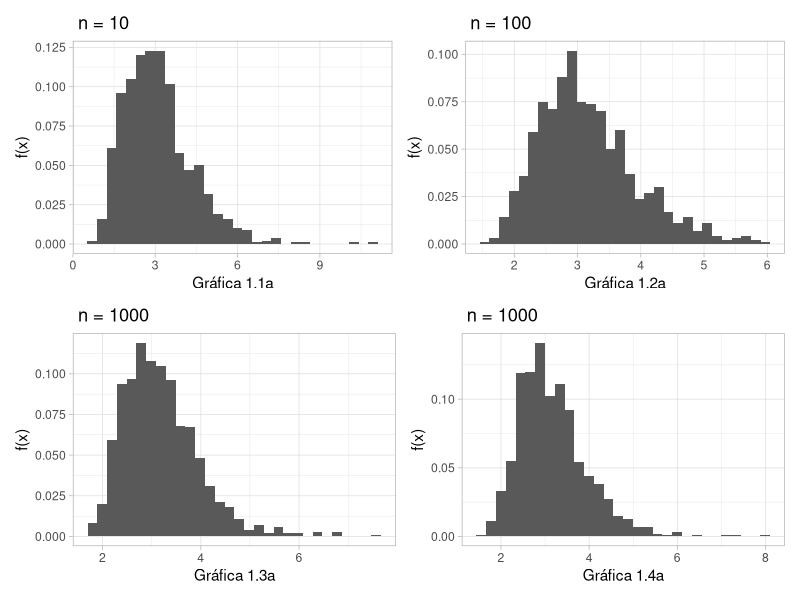
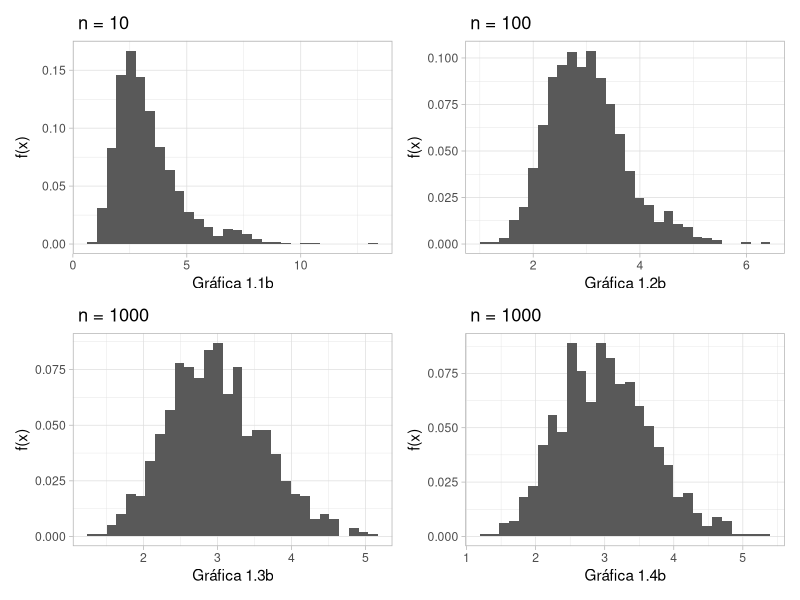
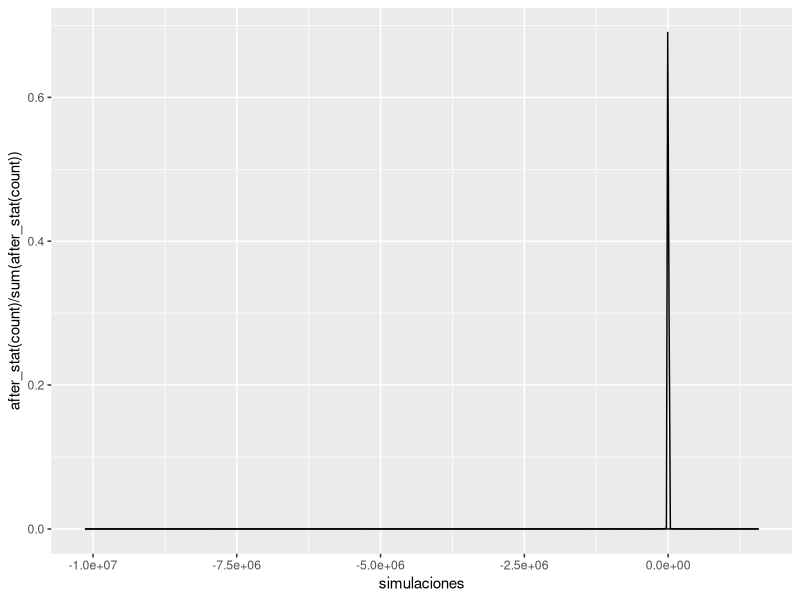
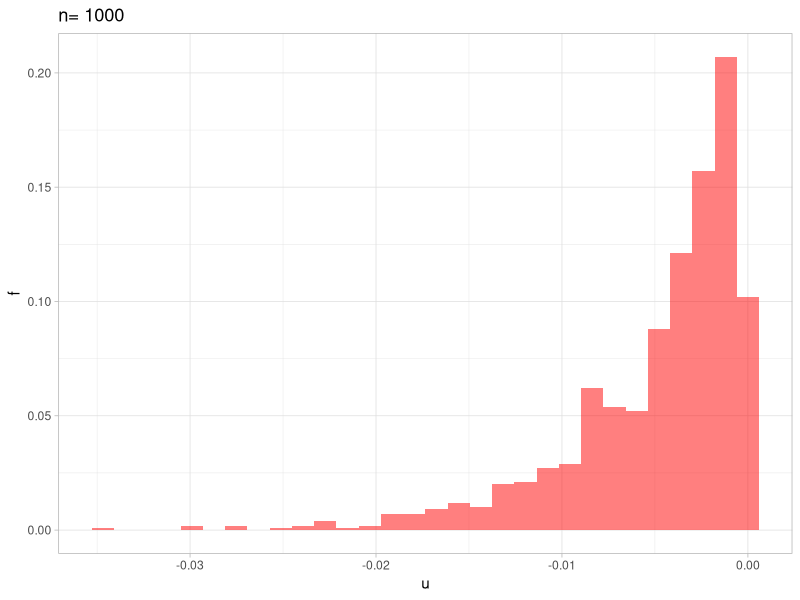
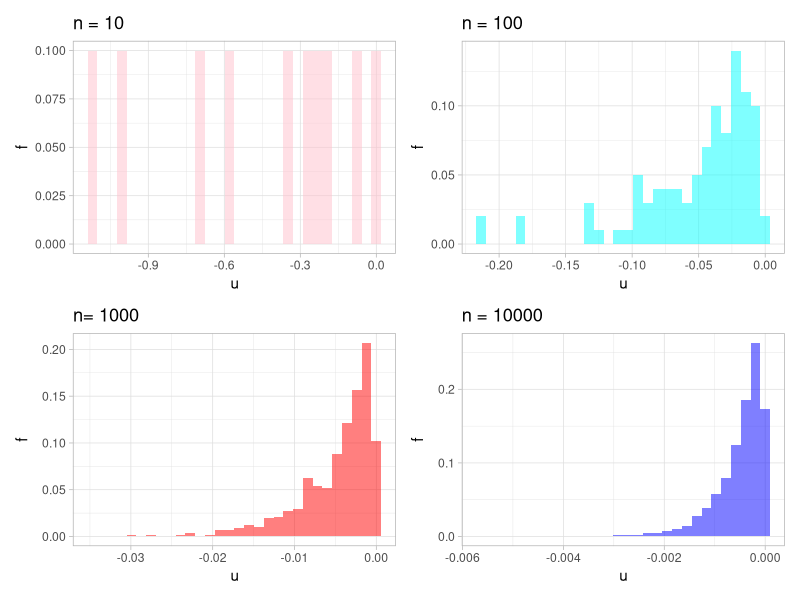
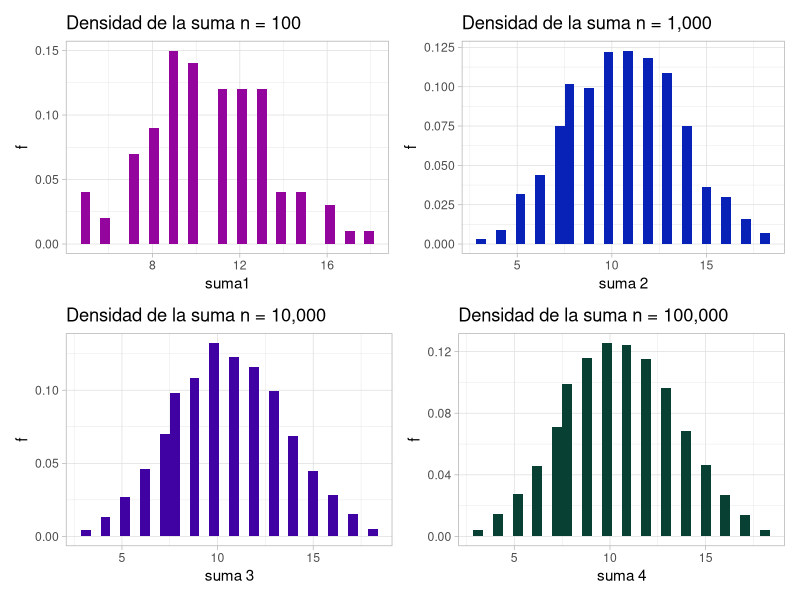

The R source for these figures, in order: (Note: a time limit stopped this script after it produced the figures.)
## ---- chunk 1
library(dplyr)
library(ggplot2)
library(patchwork)
library(magrittr)
## ---- chunk 2

    n1 <- 10
    m <- 20
    num_sim <- 1000

    simulaciones1 <- replicate(num_sim, {
      Xbarra <- mean ( rexp (n1,rate = 5 ) )
      Ybarra <- mean ( rexp (m,rate = 15 ) )
      t <- Xbarra/Ybarra
      t
    })

    n2 <- 100
    simulaciones2 <- replicate(num_sim, {
      Xbarra <- mean ( rexp (n2,rate = 5 ) )
      Ybarra <- mean ( rexp (m,rate = 15 ) )
      t <- Xbarra/Ybarra
      t
    })

    n3 <- 1000
    simulaciones3 <- replicate(num_sim, {
      Xbarra <- mean ( rexp (n3,rate = 5 ) )
      Ybarra <- mean ( rexp (m,rate = 15 ) )
      t <- Xbarra/Ybarra
      t
    })

    n4 <- 10000
    simulaciones4 <- replicate(num_sim, {
      Xbarra <- mean ( rexp (n4,rate = 5 ) )
      Ybarra <- mean ( rexp (m,rate = 15 ) )
      t <- Xbarra/Ybarra
      t
    })


    df_simulaciones_1 <- data.frame(simulaciones1)
    graf_1a <- df_simulaciones_1 %>% ggplot() + 
      geom_histogram(aes(simulaciones1,y=after_stat(count)/sum(after_stat(count)))) +
      ggtitle(" n = 10") + ylab("f(x)") + xlab("Gráfica 1.1a") + 
      theme_light()

    df_simulaciones_2 <- data.frame(simulaciones2)
    graf_2a <- df_simulaciones_2 %>% ggplot() + 
      geom_histogram(aes(simulaciones2,y=after_stat(count)/sum(after_stat(count)))) +
      ggtitle(" n = 100") + ylab("f(x)") + xlab("Gráfica 1.2a") + 
      theme_light()

    df_simulaciones_3 <- data.frame(simulaciones3)
    graf_3a <- df_simulaciones_3 %>% ggplot() + 
      geom_histogram(aes(simulaciones3,y=after_stat(count)/sum(after_stat(count)))) +
      ggtitle(" n = 1000") + ylab("f(x)") + xlab("Gráfica 1.3a") + 
      theme_light()

    df_simulaciones_4 <- data.frame(simulaciones4)
    graf_4a <- df_simulaciones_4 %>% ggplot() + 
      geom_histogram(aes(simulaciones4,y=after_stat(count)/sum(after_stat(count)))) +
      ggtitle(" n = 1000") + ylab("f(x)") + xlab("Gráfica 1.4a") + 
      theme_light()


    (graf_1a | graf_2a) / (graf_3a | graf_4a)
## ---- chunk 3
    m1 <- 10
    n <- 20
    num_sim <- 1000

    simulaciones1b <- replicate(num_sim, {
      Xbarra <- mean ( rexp (n,rate = 5 ) )
      Ybarra <- mean ( rexp (m1,rate = 15 ) )
      t <- Xbarra/Ybarra
      t
    })

    m2 <- 100
    simulaciones2b <- replicate(num_sim, {
      Xbarra <- mean ( rexp (n,rate = 5 ) )
      Ybarra <- mean ( rexp (m2,rate = 15 ) )
      t <- Xbarra/Ybarra
      t
    })

    m3 <- 1000
    simulaciones3b <- replicate(num_sim, {
      Xbarra <- mean ( rexp (n,rate = 5 ) )
      Ybarra <- mean ( rexp (m3,rate = 15 ) )
      t <- Xbarra/Ybarra
      t
    })

    m4 <- 10000
    simulaciones4b <- replicate(num_sim, {
      Xbarra <- mean ( rexp (n,rate = 5 ) )
      Ybarra <- mean ( rexp (m4,rate = 15 ) )
      t <- Xbarra/Ybarra
      t
    })

    df_simulaciones_1b <- data.frame(simulaciones1b)
    graf_1b <- df_simulaciones_1b %>% ggplot() + 
      geom_histogram(aes(simulaciones1b,y=after_stat(count)/sum(after_stat(count)))) +
      ggtitle(" n = 10") + ylab("f(x)") + xlab("Gráfica 1.1b") + 
      theme_light()


    df_simulaciones_2b <- data.frame(simulaciones2b)
    graf_2b <- df_simulaciones_2b %>% ggplot() + 
      geom_histogram(aes(simulaciones2b,y=after_stat(count)/sum(after_stat(count)))) +
      ggtitle(" n = 100") + ylab("f(x)") + xlab("Gráfica 1.2b") + 
      theme_light()


    df_simulaciones_3b <- data.frame(simulaciones3b)
    graf_3b <- df_simulaciones_3b %>% ggplot() + 
      geom_histogram(aes(simulaciones3b,y=after_stat(count)/sum(after_stat(count)))) +
      ggtitle(" n = 1000") + ylab("f(x)") + xlab("Gráfica 1.3b") + 
      theme_light()


    df_simulaciones_4b <- data.frame(simulaciones4b)
    graf_4b <- df_simulaciones_4b %>% ggplot() + 
      geom_histogram(aes(simulaciones4b,y=after_stat(count)/sum(after_stat(count)))) +
      ggtitle(" n = 1000") + ylab("f(x)") + xlab("Gráfica 1.4b") + 
      theme_light()


    (graf_1b | graf_2b) / (graf_3b | graf_4b)
## ---- chunk 4
n<-10000

simulaciones <- replicate(n, {
  U <-  sqrt(n) * (sum(rnorm(n, 0,1 ))/(sum(rnorm(n, 0,1 ))**2))
U
})
df_simuls <- data.frame(simulaciones = simulaciones)

densidad2 <- df_simuls %>% ggplot() +
  geom_density(aes(x = simulaciones,y = after_stat(count)/sum(after_stat(count) )))+stat_function(fun = dnorm, args = list(mean = 0, sd = 1))
densidad2
## ---- chunk 5


n <- 10

simulaciones <- replicate(n, {
u <- max(runif(n,0,5)) - 5
u
})

df_simuls <- data.frame(simulaciones = simulaciones)

grafica1 <- df_simuls %>% ggplot() +
  geom_histogram(aes(x = simulaciones,
  y=..count../sum(..count..)), size=1, fill = "pink", alpha = 0.5) +
  ggtitle(paste("n = 10")) +
  ylab("f") + xlab("u") + theme_light()


n <- 100

simulaciones <- replicate(n, {
u <- max(runif(n,0,5)) - 5
u
})

df_simuls <- data.frame(simulaciones = simulaciones)

grafica2 <- df_simuls %>% ggplot() +
  geom_histogram(aes(x = simulaciones,
  y=..count../sum(..count..)), size=1, fill = "cyan", alpha = 0.5) +
  ggtitle(paste("n = 100")) +
  ylab("f") + xlab("u") + theme_light()



n <- 1000

simulaciones <- replicate(n, {
u <- max(runif(n,0,5)) - 5
u
})

df_simuls <- data.frame(simulaciones = simulaciones)

grafica3 <- df_simuls %>% ggplot() +
  geom_histogram(aes(x = simulaciones,
  y=..count../sum(..count..)), size=1, fill = "red", alpha = 0.5) +
  ggtitle(paste("n= 1000")) +
  ylab("f") + xlab("u") + theme_light()
grafica3


n <- 10000

simulaciones <- replicate(n, {
u <- max(runif(n,0,5)) - 5
u
})

df_simuls <- data.frame(simulaciones = simulaciones)

grafica4 <- df_simuls %>% ggplot() +
  geom_histogram(aes(x = simulaciones,
  y=..count../sum(..count..)), size=1, fill = "blue", alpha = 0.5) +
  ggtitle(paste("n = 10000")) +
  ylab("f") + xlab("u") + theme_light()

grafica1 + grafica2 + grafica3 + grafica4
## ---- chunk 6
    caras_del_dado <- 1:6
    num_dados <- 3
    num_sim <- 100000
    vector_simuls <- c()
    for(i in 1:num_sim){
      simulacion <- sample(x = caras_del_dado, size = num_dados, replace = TRUE)
      valor_simulacion <- sum(simulacion)
      vector_simuls <- c(vector_simuls,valor_simulacion)
    }
    head(vector_simuls)
## ---- chunk 7

    df <- data.frame(suma1 = vector_simuls[1:100],suma2 = vector_simuls[1:1000], suma3 = vector_simuls[1:10000], suma4 = vector_simuls[1:100000])


    grafica1 <- df %>% ggplot() +
      geom_histogram(aes(x = suma1,y=after_stat(count)/sum(after_stat(count))),linewidth=1000, fill = "#93059C") +
      ggtitle("Densidad de la suma n = 100") + ylab("f") + xlab("suma1") + 
      theme_light()


    grafica2 <- df %>% ggplot() +
      geom_histogram(aes(x = suma2,y=after_stat(count)/sum(after_stat(count))),linewidth=100, fill = "#0822B7") +
      ggtitle("Densidad de la suma n = 1,000") + ylab("f") + xlab("suma 2") + theme_light()


    grafica3 <- df %>% ggplot() +
      geom_histogram(aes(x = suma3,y=after_stat(count)/sum(after_stat(count))),linewidth=100, fill = "#4102A3") +
      ggtitle("Densidad de la suma n = 10,000") + ylab("f") + xlab("suma 3") + theme_light()


    grafica4 <- df %>% ggplot() +
      geom_histogram(aes(x = suma4,y=after_stat(count)/sum(after_stat(count))),linewidth=100, fill = "#084033") +
      ggtitle("Densidad de la suma n = 100,000") + ylab("f") + xlab("suma 4") + theme_light()


    (grafica1 | grafica2) / (grafica3 | grafica4)
## ---- chunk 8
    simuls_satisfacen1 <- vector_simuls[1:100] <= 3

    proba_estimada1 <- sum(simuls_satisfacen1)/length(simuls_satisfacen1)

    simuls_satisfacen2 <- vector_simuls[1:1000] <= 3

    proba_estimada2 <- sum(simuls_satisfacen2)/length(simuls_satisfacen2)

    simuls_satisfacen3 <- vector_simuls[1:10000] <= 3

    proba_estimada3 <- sum(simuls_satisfacen3)/length(simuls_satisfacen3)

    simuls_satisfacen4 <- vector_simuls[1:100000] <= 3

    proba_estimada4 <- sum(simuls_satisfacen4)/length(simuls_satisfacen4)


    cat("\n Con 100 simulaciones la P(X ≤ 3) = ", proba_estimada1,"\n Con 1000 simulaciones la P(X ≤ 3) = ", proba_estimada2,"\n Con 10000 simulaciones la P(X ≤ 3) = ", proba_estimada3, "\n Con 100000 simulaciones la P(X ≤ 3) = ", proba_estimada4)
## ---- chunk 9

    i <- 10
    simuls_satisfacen <- vector_simuls <= 3
    satisfacen <- simuls_satisfacen[1:i]
    satisfacen

    proba_estimada <- sum(satisfacen)/length(satisfacen)
    proba_estimada


    probabilidades_estimadas <- c()

    for(i in 10:length(simuls_satisfacen)){
      satisfacen <- simuls_satisfacen[1:i]
      proba_estimada <- sum(satisfacen)/length(satisfacen)
      probabilidades_estimadas <- c(probabilidades_estimadas, proba_estimada)
    }


    df_probas <- data.frame(n = 10:length(simuls_satisfacen),
                            probabilidades = probabilidades_estimadas)
    df_probas %>% tail()

    df_probas %>% ggplot() +
      geom_line(aes(x = n, y = probabilidades)) +
      theme_light()
## ---- chunk 10
#a
n <- 100000
numero_de_bola <- 1:7
vec5 <- c()
for(i in 1:n){
sim <- sample(numero_de_bola,2,replace = F)
res <- sum(sim)
vec5<-c(vec5,res)
}
## ---- chunk 11
#b
df_bolas <- data.frame(v1 = vec5[1:100],v2 = vec5[1:1000],v3 = vec5[1:10000],v4 = vec5[1:100000])



q1 <- ggplot(df_bolas, aes(x = v1)) + geom_histogram(fill = "cyan", alpha = 0.5) +
  ggtitle("n = 100")
q2 <- ggplot(df_bolas, aes(x = v2)) + geom_histogram(fill = "green", alpha = 0.5) +
  ggtitle("n = 1000")
q3 <- ggplot(df_bolas, aes(x = v3)) + geom_histogram(fill = "orange", alpha = 0.5) +
  ggtitle("n = 10000")
q4 <- ggplot(df_bolas, aes(x = v4)) + geom_histogram(fill = "red", alpha = 0.5) +
  ggtitle("n = 100000")


q1+q2+q3+q4
## ---- chunk 12
simuls_satisfacen <- vec <= 10
satisfacen <- simuls_satisfacen[1:n]
proba_estimada <- sum(satisfacen)/length(satisfacen)

probabilidades_estimadas <- c()
for(i in 10:length(simuls_satisfacen)){
  satisfacen <- simuls_satisfacen[1:i]
  proba_estimada <- sum(satisfacen)/length(satisfacen)
  probabilidades_estimadas <- c(probabilidades_estimadas, proba_estimada)
}

df_probas <- data.frame(n = 10:length(simuls_satisfacen),
                        probabilidades = probabilidades_estimadas)

grafica5 <- df_probas %>% ggplot() +
  geom_line(aes(n, probabilidades)) +
  theme_light()
grafica5
## ---- chunk 13
#a
n <- 100000
numero_de_bola <- 1:7
vec5 <- c()
for(i in 1:n){
  sim <- sample(numero_de_bola,2,replace = T)
  res <- sum(sim)
  vec5<-c(vec5,res)
}
## ---- chunk 14
#b
df_bolas <- data.frame(v1 = vec5[1:100],v2 = vec5[1:1000],v3 = vec5[1:10000],v4 = vec5[1:100000])



q1 <- ggplot(df_bolas, aes(x = v1)) + geom_histogram(fill = "cyan", alpha = 0.5) +
  ggtitle("n = 100")
q2 <- ggplot(df_bolas, aes(x = v2)) + geom_histogram(fill = "green", alpha = 0.5) +
  ggtitle("n = 1000")
q3 <- ggplot(df_bolas, aes(x = v3)) + geom_histogram(fill = "orange", alpha = 0.5) +
  ggtitle("n = 10000")
q4 <- ggplot(df_bolas, aes(x = v4)) + geom_histogram(fill = "red", alpha = 0.5) +
  ggtitle("n = 100000")


q1+q2+q3+q4
## ---- chunk 15
#c
simuls_satisfacen <- vec <= 10
satisfacen <- simuls_satisfacen[1:n]
proba_estimada <- sum(satisfacen)/length(satisfacen)

probabilidades_estimadas <- c()
for(i in 10:length(simuls_satisfacen)){
  satisfacen <- simuls_satisfacen[1:i]
  proba_estimada <- sum(satisfacen)/length(satisfacen)
  probabilidades_estimadas <- c(probabilidades_estimadas, proba_estimada)
}

df_probas <- data.frame(n = 10:length(simuls_satisfacen),
                        probabilidades = probabilidades_estimadas)

grafica4 <- df_probas %>% ggplot() +
  geom_line(aes(n, probabilidades)) +
  theme_light()
grafica4

## ---- chunk 16
    n <- 1000
    num_alumnos <- 50
    l <- num_alumnos* n
    cv <- c(1:l)
    alu <- c()


    for (i in 1:l) {
      alu[i] = cv[i]  - (num_alumnos * floor((i-1)/num_alumnos))
    }
    #alu

    vectores <- list()
    for (i in 1:n) {
      vectores[[i]] <- sample(x = num_alumnos, size = num_alumnos, replace = FALSE)
    }

    #vectores

    vector_concatenado <- c()

    for (i in 1:n) {
      vector_concatenado <- c(vector_concatenado, vectores[[i]])
    }

    #vector_concatenado


    df_alumnos_clavesort <- data.frame(alumno = alu, clave_Sorte = vector_concatenado)
    #df_alumnos_clavesort
    df_alumnos_clavesort$igual <- df_alumnos_clavesort$alumno == df_alumnos_clavesort$clave_Sorte
    #df_alumnos_clavesort$igual

    vector_coicidencias <- c()
    coincidencias <-0
    for (i in 1:n) {
      coincidencias <-0
      for (j in 1:num_alumnos) {
        
        if (j == vectores[[i]][j]) coincidencias = coincidencias +  1
      }
      #print(coincidencias)  
      vector_coicidencias <- c(vector_coicidencias,coincidencias)
    }

    df <- data.frame(suma1 = vector_coicidencias[1:100],suma2 = vector_coicidencias[1:1000], suma3 = vector_coicidencias[1:10000], suma4 = vector_coicidencias[1:100000])
    #df
## ---- chunk 17
    grafica1 <- df %>% ggplot() +
      geom_histogram(aes(x = suma1,y=after_stat(count)/sum(after_stat(count))),linewidth=1000, fill = "#93059C") +
      ggtitle("Densidad de n = 100") + ylab("f(x)") + xlab("coincidencias") + theme_light()

    grafica2 <- df %>% ggplot() +
      geom_histogram(aes(x = suma2,y=after_stat(count)/sum(after_stat(count))),linewidth=100, fill = "#0822B7") +
      ggtitle("Densidad de  n = 1,000") + ylab("f(x)") + xlab("coincidencias") + theme_light()

    grafica3 <- df %>% ggplot() +
      geom_histogram(aes(x = suma3,y=after_stat(count)/sum(after_stat(count))),linewidth=100, fill = "#4102A3") +
      ggtitle("Densidad de n = 10,000") + ylab("f(x)") + xlab("coincidencias") + theme_light()


    grafica4 <- df %>% ggplot() +
      geom_histogram(aes(x = suma4,y=after_stat(count)/sum(after_stat(count))),linewidth=100, fill = "#084033") +
      ggtitle("Densidad de n = 100,000") + ylab("f(x)") + xlab("coincidencias") + theme_light()


    (grafica1 | grafica2) / (grafica3 | grafica4)

## ---- chunk 18
    simuls_satisfacen1 <- vector_coicidencias[1:100] <= 15

    proba_estimada1 <- sum(simuls_satisfacen1)/length(simuls_satisfacen1)

    simuls_satisfacen2 <- vector_coicidencias[1:1000] <= 15

    proba_estimada2 <- sum(simuls_satisfacen2)/length(simuls_satisfacen2)

    simuls_satisfacen3 <- vector_coicidencias[1:10000] <= 15

    proba_estimada3 <- sum(simuls_satisfacen3)/length(simuls_satisfacen3)

    simuls_satisfacen4 <- vector_coicidencias[1:100000] <= 15

    proba_estimada4 <- sum(simuls_satisfacen4)/length(simuls_satisfacen4)

    cat("\n Con 100 simulaciones la P(X ≤ 15) = ", proba_estimada1,"\n Con 1000 simulaciones la P(X ≤ 15) = ", proba_estimada2,"\n Con 10000 simulaciones la P(X ≤ 15) = ", proba_estimada3, "\n Con 100000 simulaciones la P(X ≤ 15) = ", proba_estimada4)
## ---- chunk 19
    i <- 10
    simuls_satisfacen <- vector_coicidencias <= 15
    satisfacen <- simuls_satisfacen[1:i]
    satisfacen

    proba_estimada <- sum(satisfacen)/length(satisfacen)
    proba_estimada


    probabilidades_estimadas <- c()

    for(i in 10:length(simuls_satisfacen)){
      satisfacen <- simuls_satisfacen[1:i]
      proba_estimada <- sum(satisfacen)/length(satisfacen)
      probabilidades_estimadas <- c(probabilidades_estimadas, proba_estimada)
    }


    df_probas <- data.frame(n = 10:length(simuls_satisfacen),
                            probabilidades = probabilidades_estimadas)
    df_probas %>% tail()

    df_probas %>% ggplot() +
      geom_line(aes(x = n, y = probabilidades)) +
      theme_light()

## ---- chunk 20

n <- 1000

lista <- c()
lista_esp <- c()
sims <- replicate(n,{
  i=0
  while(sum(lista)<=1){
    lista[i] = runif(1)
    i=i+1
  }
  N <- i
  N
  
})

## ---- chunk 21
#b

df_prob8 <- data.frame(v1 = sims[1:100], v2 = sims[1:1000], v3 = sims[1:10000] , v4 = sims[1:100000])

q1 <- ggplot(df_prob8, aes(x = v1)) + geom_histogram(fill = "cyan", alpha = 0.5) +
  ggtitle("n = 100")
q2 <- ggplot(df_prob8, aes(x = v2)) + geom_histogram(fill = "green", alpha = 0.5) +
  ggtitle("n = 1000")
q3 <- ggplot(df_prob8, aes(x = v3)) + geom_histogram(fill = "orange", alpha = 0.5) +
  ggtitle("n = 10000")
q4 <- ggplot(df_prob8, aes(x = v4)) + geom_histogram(fill = "red", alpha = 0.5) +
  ggtitle("n = 100000")


q1+q2+q3+q4
## ---- chunk 22
#c

for(i in 1:n){
  sims <- replicate(n,{
    i=0
    while(sum(lista)<=1){
      lista[i] = runif(1)
      i=i+1
    }
    N <- i
    N
  
  
  })
  
lista_esp <- c(lista_esp,weighted.mean(sims))

}




df_8c <- data.frame(lista_esp)
graf_8c <- df_8c %>% ggplot() + 
  geom_histogram(aes(lista_esp)) + coord_flip()

graf_8c

df_N <- data.frame(v1 = sims[1:100],v2 = sims[1:1000],v3 = sims[1:10000],v4 = sims[1:100000])

q1 <- ggplot(df_N, aes(x = v1)) + geom_density(fill = "cyan", alpha = 0.5) +
  ggtitle("n = 100")
q2 <- ggplot(df_N, aes(x = v2)) + geom_density(fill = "green", alpha = 0.5) +
  ggtitle("n = 1000")
q3 <- ggplot(df_N, aes(x = v3)) + geom_density(fill = "orange", alpha = 0.5) +
  ggtitle("n = 10000")
q4 <- ggplot(df_N, aes(x = v4)) + geom_density(fill = "red", alpha = 0.5) +
  ggtitle("n = 100000")


q1+q2+q3+q4
## ---- chunk 23
#a
n <- 100
k <- 100
estadisticos <- c()
for(i in 1:n){
  aux = runif(k,0,1) 
  ordenados <- sort(aux, decreasing = F)
  estadisticos <- rbind(estadisticos,ordenados)
}

Xmed <- estadisticos[,2]
## ---- chunk 24
#b
df_prob9a <- data.frame(v1 = Xmed[1:100],v2 = Xmed[1:1000],v3 = Xmed[1:10000],v4 = Xmed[1:100000])

q1 <- ggplot(df_prob9a, aes(x = v1)) + geom_density(fill = "cyan", alpha = 0.5) +
  ggtitle("n = 100")
q2 <- ggplot(df_prob9a, aes(x = v2)) + geom_density(fill = "green", alpha = 0.5) +
  ggtitle("n = 1000")
q3 <- ggplot(df_prob9a, aes(x = v3)) + geom_density(fill = "orange", alpha = 0.5) +
  ggtitle("n = 10000")
q4 <- ggplot(df_prob9a, aes(x = v4)) + geom_density(fill = "red", alpha = 0.5) +
  ggtitle("n = 100000")


q1+q2+q3+q4
## ---- chunk 25

    num_sim <- 10000
    n1 <- 100
    prob_10_1a <- replicate(num_sim,{
      muestra1 <- (runif(n1,-1,1))
      indice_ord1 <- order(muestra1)
      muestra_ord1 <- muestra1[indice_ord1]
      Xmediana1 <- (muestra_ord1[n1/2] + muestra_ord1[(n1/2)+1])/2
      Xmediana1
    })

    n2 <- 1000
    prob_10_2a <- replicate(num_sim,{
      muestra2 <- (runif(n2,-1,1))
      indice_ord2 <- order(muestra2)
      muestra_ord2 <- muestra2[indice_ord2]
      Xmediana2 <- (muestra_ord2[n2/2] + muestra_ord2[(n2/2)+1])/2
      Xmediana2
    })

    n3 <- 10000
    prob_10_3a <- replicate(num_sim,{
      muestra3 <- (runif(n3,-1,1))
      indice_ord3 <- order(muestra3)
      muestra_ord3 <- muestra3[indice_ord3]
      Xmediana3 <- (muestra_ord3[n3/2] + muestra_ord3[(n3/2)+1])/2
      Xmediana3
    })

    n4 <- 100000
    prob_10_4a <- replicate(num_sim,{
      muestra4 <- (runif(n4,-1,1))
      indice_ord4 <- order(muestra4)
      muestra_ord4 <- muestra4[indice_ord4]
      Xmediana4 <- (muestra_ord4[n4/2] + muestra_ord4[(n4/2)+1])/2
      Xmediana4
    })
## ---- chunk 26

    df_prob_10_1a <- data.frame(prob_10_1a)
    graf_10_a1 <- df_prob_10_1a %>% ggplot() + 
      geom_histogram(aes(prob_10_1a,y=after_stat(count)/sum(after_stat(count)))) +
      ggtitle(" n = 100") + ylab("f(x)") + xlab("Gráfica 10.1") + 
      theme_light()

    df_prob_10_2a <- data.frame(prob_10_2a)
    graf_10_a2 <- df_prob_10_2a %>% ggplot() + 
      geom_histogram(aes(prob_10_2a,y=after_stat(count)/sum(after_stat(count)))) + 
      ggtitle(" n = 1,000") + ylab("f(x)") + xlab("Gráfica 10.2") + 
      theme_light()

    df_prob_10_3a <- data.frame(prob_10_3a)
    graf_10_a3 <- df_prob_10_3a %>% ggplot() + 
      geom_histogram(aes(prob_10_3a,y=after_stat(count)/sum(after_stat(count)))) + 
      ggtitle(" n = 10,000") + ylab("f(x)") + xlab("Gráfica 10.3") + 
      theme_light()

    df_prob_10_4a <- data.frame(prob_10_4a)
    graf_10_a4 <- df_prob_10_4a %>% ggplot() + 
      geom_histogram(aes(prob_10_4a,y=after_stat(count)/sum(after_stat(count)))) + 
      ggtitle(" n = 100,000") + ylab("f(x)") + xlab("Gráfica 10.4") + 
      theme_light()


    (graf_10_a1 | graf_10_a2) / (graf_10_a3 | graf_10_a4)
## ---- chunk 27
#a
prob11a <- replicate(n,{
  Xbarra <- (1/1000) * (sum(runif(999,-1,1)) + runif(1,200,300))
  #Xbarra <- (1/1000) * sum(runif(999,-1,1))
  Xbarra
})
df_prob11a <- data.frame(v1 = prob11a[1:100],v2 = prob11a[1:1000],v3 = prob11a[1:10000],v4 = prob11a[1:100000])

## ---- chunk 28
#b
q1 <- ggplot(df_prob11a, aes(x = v1)) + geom_density(fill = "cyan", alpha = 0.5) +
  ggtitle("n = 100")
q2 <- ggplot(df_prob11a, aes(x = v2)) + geom_density(fill = "green", alpha = 0.5) +
  ggtitle("n = 1000")
q3 <- ggplot(df_prob11a, aes(x = v3)) + geom_density(fill = "orange", alpha = 0.5) +
  ggtitle("n = 10000")
q4 <- ggplot(df_prob11a, aes(x = v4)) + geom_density(fill = "red", alpha = 0.5) +
  ggtitle("n = 100000")

q1+q2+q3+q4
## ---- chunk 29
#a
n <- 1000
k <- 1000
estadisticos <- c()
for(i in 1:n){
  aux = rexp(k,1) 
  ordenados <- sort(aux, decreasing = F)
  estadisticos <- rbind(estadisticos,ordenados)
  
}

Xmed <- .5 * (estadisticos[,k/2] + estadisticos[,(k/2) + 1])


df_prob12a <- data.frame(v1 = Xmed[1:100], v2 = Xmed[1:100], v3 = Xmed[1:100], v4 = Xmed[1:100000])
## ---- chunk 30
#b
q1 <- ggplot(df_prob12a, aes(x = v1)) + geom_density(fill = "cyan", alpha = 0.5) +
  ggtitle("n = 100")
q2 <- ggplot(df_prob12a, aes(x = v2)) + geom_density(fill = "green", alpha = 0.5) +
  ggtitle("n = 1000")
q3 <- ggplot(df_prob12a, aes(x = v3)) + geom_density(fill = "orange", alpha = 0.5) +
  ggtitle("n = 10000")
q4 <- ggplot(df_prob12a, aes(x = v4)) + geom_density(fill = "red", alpha = 0.5) +
  ggtitle("n = 100000")

q1+q2+q3+q4
## ---- chunk 31
#b
prob13b <- replicate(n,{
  Xbarra <- (1/n) * (sum(rt(n,1)))
  Xbarra
  
})
## ---- chunk 32
#c
df_prob13b <- data.frame(v1 = prob13b[1:100],v2 = prob13b[1:1000], v3 = prob13b[1:10000], v4 = prob13b[1:100000])

q1 <- ggplot(df_prob13b, aes(x = v1)) + geom_density(fill = "cyan", alpha = 0.5) +
  ggtitle("n = 100")
q2 <- ggplot(df_prob13b, aes(x = v2)) + geom_density(fill = "green", alpha = 0.5) +
  ggtitle("n = 1000")
q3 <- ggplot(df_prob13b, aes(x = v3)) + geom_density(fill = "orange", alpha = 0.5) +
  ggtitle("n = 10000")
q4 <- ggplot(df_prob13b, aes(x = v4)) + geom_density(fill = "red", alpha = 0.5) +
  ggtitle("n = 100000")

q1+q2+q3+q4
## ---- chunk 33
#a
caras_dado <- 1:6
dados <- 2

prob14 <- replicate(n,{
  X <- sum(sample(caras_dado,dados,replace = TRUE))
  X
})
df_prob14 <- data.frame(prob14)

graf_14 <- df_prob14  %>% ggplot() +
  geom_histogram(aes((prob14))) + stat_function(fun = dnorm, args = list(mean = 0, sd = 1))
## ---- chunk 34
#b
dado1 <- c(5,5,5,5,5,5)
dado2 <- c(2,2,2,6,6,6)
prob14b <- replicate(n,{
  Y <- sample(dado1,1,replace = TRUE) + sample(dado2,1,replace = TRUE)
  Y
})
df_prob14b <- data.frame(prob14b)

graf_14b <- df_prob14b %>% ggplot() + 
  geom_histogram(aes(prob14b)) 
## ---- chunk 35
#c
dado3 <- c(1,2,2,3,3,4)
dado4 <- c(1,3,4,5,6,8)

prob14c <- replicate(n,{
  Z <- sample(dado3,1,replace = TRUE) + sample(dado4,1,replace = TRUE)
  Z
})
df_prob14c <- data.frame(prob14c)

graf_14c <- df_prob14c %>% ggplot() + 
  geom_histogram(aes(prob14c)) 
## ---- chunk 36
#d
graf_14 + graf_14b + graf_14c
## ---- chunk 37
1 + 1
## ---- chunk 38
#| echo: false
2 * 2
